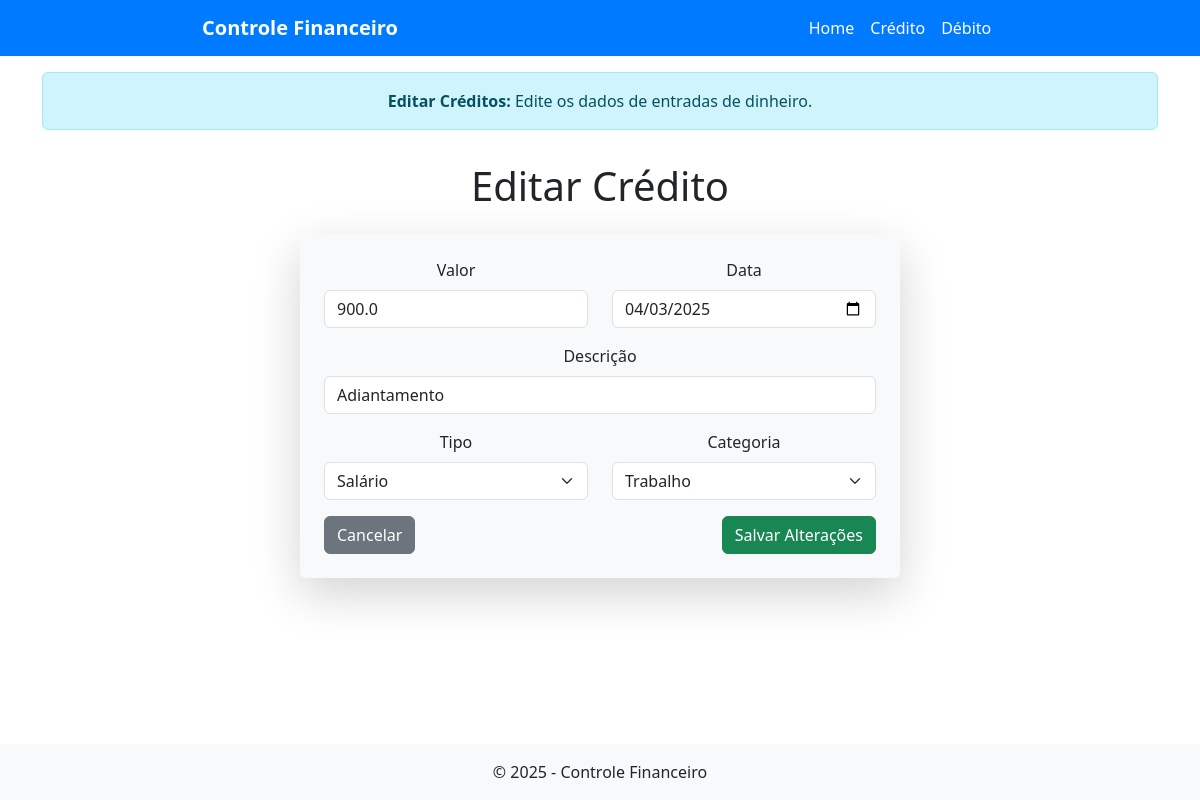
/editar_credito/3, run on an earlier commit of the app's database.
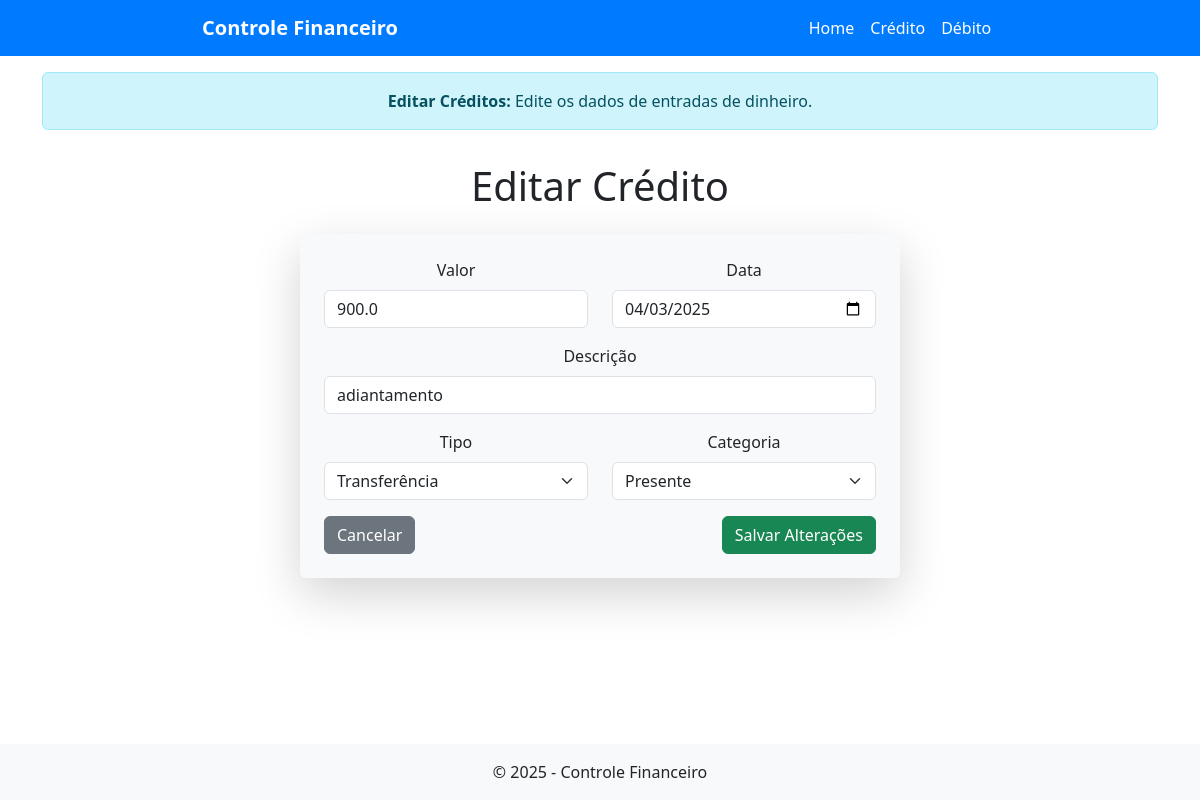
And on a later commit of the database.
### tables this page shows
CREATE TABLE creditos (
            id INTEGER PRIMARY KEY AUTOINCREMENT,
            valor REAL NOT NULL,
            descricao TEXT NOT NULL,
            tipo TEXT NOT NULL,
            categoria TEXT NOT NULL,
            data TEXT NOT NULL
        );

### app.py (the view, shortened to what this page needs)
@app.route("/editar_credito/<int:id>", methods=["GET", "POST"])
def editar_credito(id):
    conexao = sqlite3.connect("financeiro.db")
    cursor = conexao.cursor()
    cursor.execute("SELECT * FROM creditos WHERE id=?", (id,))
    credito = cursor.fetchone()
    conexao.close()
    return render_template("editar_credito.html", credito=credito)

### templates/editar_credito.html (shortened to what this page needs)
{% extends "base.html" %}
{% block alert %}
    <div class="container mt-3">
        <div class="alert alert-info text-center" role="alert">
            <strong>Editar Créditos:</strong> Edite os dados de entradas de dinheiro.
        </div>
    </div>
{% endblock %}
{% block content %}
<div class="container mt-3">
    <h1 class="mb-4 text-center">Editar Crédito</h1>
    <form method="POST" class="p-4 rounded shadow-lg bg-light mx-auto" style="max-width: 600px;">
        <div class="row">
            <div class="col-md-6 mb-3">
                <label for="valor" class="form-label">Valor</label>
                <input type="number" step="0.01" class="form-control" id="valor" name="valor" value="{{ credito[1] }}" required>
            </div>
            <div class="col-md-6 mb-3">
                <label for="data" class="form-label">Data</label>
                <input type="date" class="form-control" id="data" name="data" value="{{ credito[5] }}" required>
            </div>
        </div>
        <div class="mb-3">
            <label for="descricao" class="form-label">Descrição</label>
            <input type="text" class="form-control" id="descricao" name="descricao" value="{{ credito[2] }}" required>
        </div>
        <div class="row">
            <div class="col-md-6 mb-3">
                <label for="tipo" class="form-label">Tipo</label>
                <select class="form-select" id="tipo" name="tipo" required>
                    <option value="salario" {% if credito[3] == 'salario' %}selected{% endif %}>Salário</option>
                    <option value="transferencia" {% if credito[3] == 'transferencia' %}selected{% endif %}>Transferência</option>
                </select>
            </div>
            <div class="col-md-6 mb-3">
                <label for="categoria" class="form-label">Categoria</label>
                <select class="form-select" id="categoria" name="categoria" required>
                    <option value="trabalho" {% if credito[4] == 'trabalho' %}selected{% endif %}>Trabalho</option>
                    <option value="presente" {% if credito[4] == 'presente' %}selected{% endif %}>Presente</option>
                </select>
            </div>
        </div>
        <div class="d-flex justify-content-between">
            <a href="{{ url_for('credito') }}" class="btn btn-secondary">Cancelar</a>
            <button type="submit" class="btn btn-success">Salvar Alterações</button>
        </div>
    </form>
</div>
{% endblock %}

What changed in the data, as far as the page shows it:
changed creditos: descricao "Adiantamento" → "adiantamento"; tipo (not shown) → "Transferência"; categoria (not shown) → "Presente"
Also different on the page:
form field tipo: "Salário" → (not shown)
form field categoria: "Trabalho" → (not shown)
